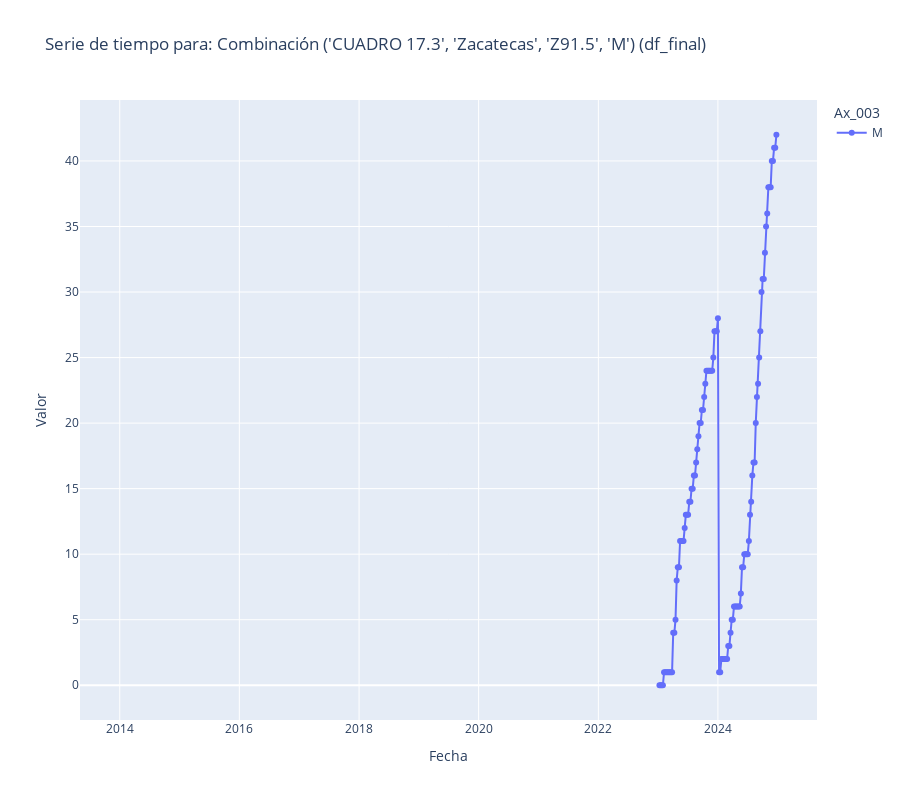

The notebook cell saved with this chart:
### Code cell
title = "Combinación ('CUADRO 17.3', 'Zacatecas', 'Z91.5', 'M')"
# # key = 'CUADRO 17.|Aguascalientes|G20|Acum.'
# key = 'CUADRO 17.|Michoacán|G20|Acum.'
filters = (df_final['Cuadro'] == 'CUADRO 17.3') \
          & (df_final['Estado']== 'Zacatecas') \
          & (df_final['Codigo Padecimiento'] == 'Z91.5') \
          & (df_final['Ax_003'] == 'M') 
        #   & ((df['Año'] >= 2014) & (df['Año'] <= 2016))    
# filters = (df['key']==key)

tmp = df_final[filters]

display(tmp.head())
fig = px.line(tmp, x='Fecha', y='Valor',title=f"Serie de tiempo para: {title} (df_final)", 
              hover_data={'Semana': True, 'Año': True},
              color = 'Ax_003', markers = True)
fig.update_layout(height=800)
fig.show()

### Figure 1 — Plotly figure (JSON) as saved in the notebook; plotly's stock layout.template omitted (floating-point values rounded to 4 significant figures; data arrays with more than 128 entries replaced by an {"elided": "..."} marker saying what was removed)
{"data": [{"customdata": {"elided": "573x2 int values"}, "hovertemplate": "Ax_003=M<br>Fecha=%{x}<br>Valor=%{y}<br>Semana=%{customdata[0]}<br>Año=%{customdata[1]}<extra></extra>", "legendgroup": "M", "line": {"color": "#636efa", "dash": "solid"}, "marker": {"symbol": "circle"}, "mode": "lines+markers", "name": "M", "orientation": "v", "showlegend": true, "type": "scatter", "x": {"elided": "573 str values"}, "xaxis": "x", "y": {"elided": "573 float values"}, "yaxis": "y"}], "layout": {"height": 800, "legend": {"title": {"text": "Ax_003"}, "tracegroupgap": 0}, "title": {"text": "Serie de tiempo para: Combinación ('CUADRO 17.3', 'Zacatecas', 'Z91.5', 'M') (df_final)"}, "xaxis": {"anchor": "y", "domain": [0, 1], "title": {"text": "Fecha"}}, "yaxis": {"anchor": "x", "domain": [0, 1], "title": {"text": "Valor"}}}}
